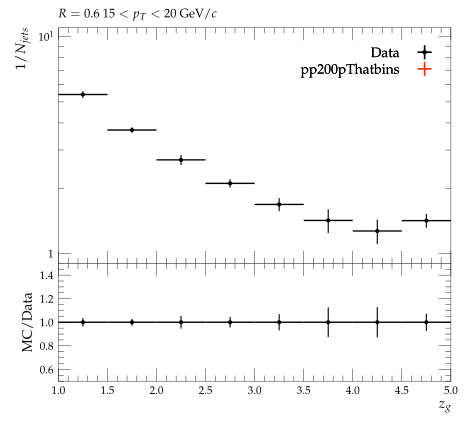

Reproduce this figure in Python.
#! /usr/bin/env python3

# This Python script was auto-generated using YODA v2.1.0.
# Analysis object: /STAR_2020_I1783875/d16-x01-y01
# Timestamp: 08-10-2025 (02:59:01)

import matplotlib as mpl
import matplotlib.pyplot as plt
mpl.use('Agg') # comment out for interactive use
import os
import numpy as np
from numpy import nan, inf

plotDir = os.path.split(os.path.realpath(__file__))[0]
if 'YODA_USER_PLOT_PATH' in globals():
    plot_outdir = globals()['YODA_USER_PLOT_PATH']
else:
    plot_outdir = plotDir

#plot style
plt.style.use(os.path.join(plotDir, '../default.mplstyle'))
# plot metadata
figW, figH = plt.rcParams['figure.figsize']
ax_xLabel = r'$z_{g}$'
ax_yLabel = r'$1/N_{jets}$'
ax_title  = r'$R=0.6 ~ 15 < p_{T} < 20$ GeV/$c$'
ax_xScale = 'linear'
ax_yScale = 'log'
xLims = (1.0, 5.0)
yLims = (0.9, 11.0)

# TeX-friendly labels for the legend
labels = {
    'legend' : ([ r"Data", r"pp200pThatbins" ], r""),
}

# Adjust canvas width and height
canvasW = 10.0
canvasH = 9.0
figW *= canvasW/10.
figH *= canvasH/9.

# Create figure and axis objects
fig, (ax, ratio0_ax) = plt.subplots(2, 1, sharex=True,
                  figsize=(figW,figH), gridspec_kw={'height_ratios': (6.0, 3.0)})

# Set figure margins
plt.subplots_adjust(
    left   = 1.0 * plt.rcParams['figure.subplot.left'],
    right  = 1.0 * plt.rcParams['figure.subplot.right'],
    top    = 1.0 * plt.rcParams['figure.subplot.top'],
    bottom = 1.0 * plt.rcParams['figure.subplot.bottom'])

ratio0_ax.yaxis.set_major_locator(mpl.ticker.MultipleLocator(0.2))
ratio0_ax.set_ylim(0.5, 1.4999)
ratio0_ax.set_ylabel('MC/Data')

# the numerical data is stored in a separate file
dataf = dict()
prefix = os.path.split(__file__)[0]
if prefix:    prefix = prefix + '/'
exec(open(prefix+'d16-x01-y01__data.py').read(), dataf)


legend_handles = dict() # keep track of handles for the legend

# style options for curves
# starts at zorder>=5 to draw curve on top of legend
styles = {
  'Data': {
    'color' : 'black',
    'linestyle' : '-',
    'linewidth' : 1,
    'marker' : 'o',
    'markersize' : 2,
    'capsize' : 0.0,
    'zorder' : 5,
    'histstyle' : 0,
    'drawstyle' : 'steps-pre',
    'xerrorbars' : 1,
    'yerrorbars' : 1,
    'fillcolor' : None,
    'fillopacity' : 1.0,
    'ratio0_linestyle' : '-',
    'ratio0_linewidth' : 1,
    'ratio0_marker' : 'o',
    'ratio0_markersize' : 2,
    'ratio0_capsize' : 0.0,
    'ratio0_zorder' : 5,
    'ratio0_histstyle' : 0,
    'ratio0_drawstyle' : 'steps-pre',
    'ratio0_xerrorbars' : 1,
    'ratio0_yerrorbars' : 1,
  },
  'pp200pThatbins.yoda': {
    'color' : '#EE3311',
    'linestyle' : '-',
    'linewidth' : 1,
    'marker' : 'none',
    'markersize' : 2,
    'capsize' : 0.0,
    'zorder' : 6,
    'histstyle' : 1,
    'drawstyle' : 'steps-pre',
    'xerrorbars' : 1,
    'yerrorbars' : 1,
    'fillcolor' : None,
    'fillopacity' : 1.0,
    'ratio0_linestyle' : '-',
    'ratio0_linewidth' : 1,
    'ratio0_marker' : 'none',
    'ratio0_markersize' : 2,
    'ratio0_capsize' : 0.0,
    'ratio0_zorder' : 6,
    'ratio0_histstyle' : 1,
    'ratio0_drawstyle' : 'steps-pre',
    'ratio0_xerrorbars' : 1,
    'ratio0_yerrorbars' : 1,
  },
}

# curve from input yoda files in main panel
for label, yvals in dataf['yvals'].items():
    if all(np.isnan(v) for v in dataf['yvals'][label]):
        continue
    tmp = None
    if styles[label]['histstyle']: # draw as histogram
        xpos = dataf['xedges'][label] if styles[label]['drawstyle'] else dataf['xpoints'][label]
        ypos = np.insert(yvals, 0, yvals[0]) if styles[label]['drawstyle'] else yvals
        if styles[label]['fillcolor']: # fill area below curve
            ax.fill_between(xpos, ypos, step='pre',
                            color=styles[label]['fillcolor'],
                            alpha=styles[label]['fillopacity'])
        tmp, = ax.plot(xpos, ypos,
                       color=styles[label]['color'],
                       linestyle=styles[label]['linestyle'],
                       linewidth=styles[label]['linewidth'],
                       drawstyle=styles[label]['drawstyle'], solid_joinstyle='miter',
                       zorder=styles[label]['zorder'], label=label)
    tmp = ax.errorbar(dataf['xpoints'][label], yvals,
                      xerr=np.array(dataf['xerrs'][label])*styles[label]['xerrorbars'],
                      yerr=np.array(dataf['yerrs'][label])*styles[label]['yerrorbars'],
                      fmt=styles[label]['marker'], capsize=styles[label]['capsize'],
                      markersize=styles[label]['markersize'],
                      ecolor=styles[label]['color'],
                      color=styles[label]['color'], zorder=styles[label]['zorder'])
    tmp[-1][0].set_linestyle(styles[label]['linestyle'])
    tmp[-1][0].set_linewidth(styles[label]['linewidth'])
    if label in dataf['add_legend_handle']:  legend_handles[label] = tmp
    for varLabel in dataf['variation_yvals'].keys():
        if varLabel.startswith(label):
            tmp, = ax.plot(dataf['xedges'][label], dataf['variation_yvals'][varLabel],
                           color=styles[label]['color'],
                           linestyle=styles[label]['linestyle'],
                           linewidth=styles[label]['linewidth'],
                           drawstyle='steps-pre', solid_joinstyle='miter',
                           zorder=styles[label]['zorder'], alpha=0.5)


# plots on ratio panel
# curve from input yoda files in ratio panel
for label, yvals in dataf['ratio0_yvals'].items():
    if all(np.isnan(v) for v in yvals):
        continue
    if styles[label]['ratio0_histstyle']: # plot as histogram
        xpos = dataf['xedges']['Data'] if styles[label]['ratio0_drawstyle'] else dataf['xpoints']['Data']
        ypos = np.insert(yvals, 0, yvals[0]) if styles[label]['ratio0_drawstyle'] else yvals
        ratio0_ax.plot(xpos, ypos,
                       color=styles[label]['color'],
                       linewidth=styles[label]['linewidth'],
                       linestyle=styles[label]['ratio0_linestyle'],
                       drawstyle=styles[label]['ratio0_drawstyle'], zorder=styles[label]['zorder'],
                       solid_joinstyle='miter')
    tmp = ratio0_ax.errorbar(dataf['xpoints']['Data'], yvals,
                             xerr=np.array(dataf['ref_xerrs'])*styles[label]['ratio0_xerrorbars'],
                             yerr=np.array(dataf['ratio0_yerrs'][label])*styles[label]['ratio0_yerrorbars'],
                             fmt=styles[label]['ratio0_marker'], capsize=styles[label]['ratio0_capsize'],
                             markersize=styles[label]['ratio0_markersize'],
                             ecolor=styles[label]['color'],
                             color=styles[label]['color'])
    tmp[-1][0].set_linestyle(styles[label]['ratio0_linestyle'])
    tmp[-1][0].set_linewidth(styles[label]['ratio0_linewidth'])

    for varlabel in dataf['ratio0_variation_vals'].keys():
        if varlabel.startswith(label):
            ratio0_ax.plot(dataf['xedges']['Data'],
                            dataf['ratio0_variation_vals'][varlabel],
                            color=styles[label]['color'],
                            linestyle=styles[label]['linestyle'],
                            linewidth=styles[label]['linewidth'],
                            drawstyle='steps-pre', solid_joinstyle='miter',
                            zorder=1, alpha=0.5)

legend_items = list(legend_handles.values())
ax.add_artist(ax.legend(legend_items,
                        labels['legend'][0],
                        title=labels['legend'][1],
                        alignment='right',
                        loc='upper right',
                        bbox_to_anchor=(1.0, 0.97),markerfirst=False))

# set plot metadata as defined above
ratio0_ax.set_xlabel(ax_xLabel)
ratio0_ax.xaxis.set_label_coords(1., -0.15)
ax.set_ylabel(ax_yLabel, ha='right', va='top')
ax.yaxis.set_label_coords(-0.11, 1.0)
ax.set_title(ax_title, loc='left')
ax.set_xscale(ax_xScale)
ax.set_yscale(ax_yScale)
ax.set_xlim(xLims)
ax.set_ylim(yLims)

# tick formatting
plt.rcParams['xtick.top'] = True
plt.rcParams['ytick.right'] = True
ax.yaxis.set_major_locator(mpl.ticker.LogLocator(base=10.0, numticks=np.inf))
ax.yaxis.set_minor_locator(mpl.ticker.LogLocator(
                           base=10.0, subs=np.arange(0.1, 1, 0.1), numticks=np.inf))
fig.align_ylabels((ax, ratio0_ax))
plt.savefig(os.path.join(plot_outdir, 'd16-x01-y01.pdf'), format='PDF')
plt.savefig(os.path.join(plot_outdir, 'd16-x01-y01.png'), format='PNG')

plt.close(fig)
